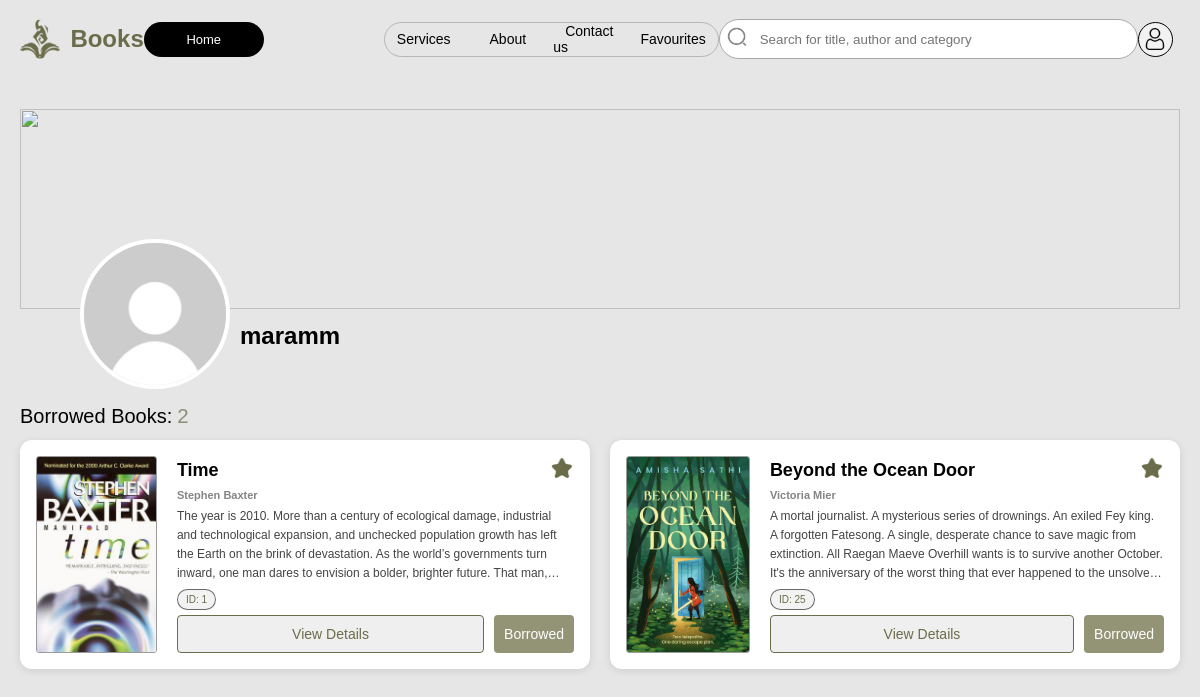
Screenshot of /books/profile/ (signed in) with the database file from the repository.
### book_admin/models.py (models this page shows, shortened)
class Book(models.Model):
    id = models.AutoField(primary_key=True)
    title = models.CharField(max_length=200)
    author = models.CharField(max_length=100)
    description = models.TextField()
    cover = models.ImageField(upload_to='books_covers/', blank=True, null=True)

### book_user/views.py (the view)
# urls.py: path('profile/', views.profile_view, name='profile'),
@login_required
def profile_view(request):
    query = request.GET.get('q', '')
    borrowed_books_qs = BorrowedBook.objects.filter(user=request.user).select_related('book')
    if query:
        borrowed_books_qs = borrowed_books_qs.filter(
            Q(book__title__icontains=query) | Q(book__author__icontains=query)
        )
    borrowed_books = [bb.book for bb in borrowed_books_qs]
    favourite_book_ids = FavouriteBook.objects.filter(user=request.user).values_list('book_id', flat=True)
    return render(request, 'profile.html', {
        'user': request.user,
        'borrowed_books': borrowed_books,
        'favourite_book_ids': list(favourite_book_ids),
        'query': query,
        'search_action_url': reverse('books:profile'),
    })

### templates/profile.html (shortened to what this page needs)
{% load static %}
<!DOCTYPE html>
<html lang="en">
  <head>
    <link rel="stylesheet" href="{% static 'Styles/profile.css' %}" />
    <link rel="stylesheet" href="{% static 'Styles/header.css' %}" />
  </head>
  <body>
    {% include 'header.html' %}
    <div class="user-details">
      <img src="{% static 'Imgs/cover photo.png' %}" class="cover-img" />
      <img src="{% static 'Imgs/pfp.jpeg'%}" class="user-img" />
      <h2 id="profile-username" class="username">{{ user.username }}</h2>
    </div>
    <div class="borrowed-heading">
      <p>Borrowed Books:</p>
      <label class="num" id="borrowed-count">{{ borrowed_books|length }}</label>
    </div>
    {% if borrowed_books %}
    <div class="books-container">
      {% for book in borrowed_books %}
      <div
        class="book"
        data-id="{{ book.id }}"
        data-title="{{ book.title|escapejs }}"
        data-author="{{ book.author|escapejs }}"
        data-description="{{ book.description|escapejs }}"
        data-cover="{{ book.cover.url }}"
      >
        <img src="{{ book.cover.url }}" class="book-cover" />
        <div class="book-side">
          <div class="title">
            <h2>{{ book.title }}</h2>
            <form
              method="post"
              action="{% if book.id in favourite_book_ids %}{% url 'books:remove_favorite' %}{% else %}{% url 'books:add_favorite' %}{% endif %}"
              class="fav-form"
            >
              <button
                type="submit"
                class="fav-button"
                style="background: none; border: none; cursor: pointer"
              >
                {% if book.id in favourite_book_ids %}
                <img
                  src="{% static 'Imgs/Style=bold.png' %}"
                  alt="Favorite"
                  style="width: 24px; height: 24px"
                />
                {% else %}
                <img
                  src="{% static 'Imgs/Style=linear.png' %}"
                  alt="Not Favorite"
                  style="width: 24px; height: 24px"
                />
                {% endif %}
              </button>
            </form>
          </div>
          <h4 class="author">{{ book.author }}</h4>
          <p
            class="description"
            style="
              font-size: 12px;
              line-height: 1.6;
              overflow: hidden;
              text-overflow: ellipsis;
              display: -webkit-box;
              -webkit-line-clamp: 4;
              -webkit-box-orient: vertical;
            "
          >
            {{ book.description }}
          </p>
          <div class="id"><p>ID: {{ book.id }}</p></div>
          <div class="btns">
            <button
              class="details"
              onclick="detailsBook(this)"
              style="
                border: 1.5px solid #6b6c4a;
                color: #6b6c4a;
                width: 100%;
                padding: 10px;
                border-radius: 4px;
                cursor: pointer;
                transition: 0.3s;
                font-size: 14px;
              "
            >
              View Details
            </button>
            <form method="post" action="{% url 'books:borrow_book' %}">
              <button
                type="submit"
                style="background-color: #939476; border: none; color: #fff"
                class="{% if book.id in borrowed_book_ids %}borrowed{% else %}borrow{% endif %}"
              >
                Borrowed
              </button>
            </form>
          </div>
        </div>
      </div>
      {% endfor %}
    </div>
    {% else %}
    <div style="padding: 0 20px">
      <p>You have no borrowed books.</p>
    </div>
    {% endif %}
  </body>
</html>

### static/Styles/profile.css (style rules this page uses)
* { margin: 0; padding: 0; box-sizing: border-box; font-family: Arial, Helvetica, sans-serif; }
body { background-color: #e6e6e6; }
.user-details { position: relative; width: 100%; height: 240px; margin-bottom: 55px; }
.cover-img { height: 200px; width: 100%; padding: 0 20px; display: block; object-fit: cover; }
.user-img { position: absolute; width: 150px; height: 150px; left: 80px; bottom: -40px; border-radius: 50%; object-fit: cover; border: 4px solid #fff; }
.username { padding-left: 240px; margin-top: 13px; font-weight: 700; font-size: 24px; }
.books-container { display: grid; grid-template-columns: repeat(auto-fill, minmax(460px, 1fr)); gap: 20px; padding: 0 20px 40px; }
.book { display: flex; gap: 20px; padding: 16px; background-color: #fff; border-radius: 12px; height: 229px; box-shadow: 0 2px 8px rgba(0, 0, 0, 0.1); }
.book-cover { width: 140px; height: 100%; object-fit: cover; border: 0.5px solid #00000064; border-radius: 3px; }
.book-side { display: flex; flex-direction: column; justify-content: space-between; width: 100%; }
.title { display: flex; justify-content: space-between; align-items: center; width: 100%; }
.book .title h2 { font-size: 18px; font-weight: 600; margin-right: 10px; }
.book .title button { width: 24px; height: 24px; border: none; cursor: pointer; background: transparent; }
.author { font-size: 11px; color: #848484; }
.description { font-size: 14px; line-height: 1.5; color: #444; max-width: 100%; }
.id { display: inline-block; font-size: 10px; padding: 4px 8px; border: 1px solid #00000090; border-radius: 14px; color: #6b6c4a; background-color: #f3f3f3; width: fit-content; }
.btns { display: flex; gap: 10px; width: 100%; flex-wrap: wrap; }
.details, .borrowed-btn .borrowed { width: 100%; padding: 10px; border-radius: 4px; cursor: pointer; transition: 0.3s; font-size: 14px; }
.details { border: 1.5px solid #6b6c4a; color: #6b6c4a; }
.borrow { background-color: #656647; border: none; color: #fff; }
.btns button { flex: 1; padding: 10px; border-radius: 4px; font-size: 14px; height: 100%; cursor: pointer; transition: 0.3s; }

### static/Styles/header.css (style rules this page uses)
* { margin: 0; padding: 0; box-sizing: border-box; font-family: Arial, Helvetica, sans-serif; }
.btns { display: flex; gap: 10px; }

### templates/profile.html (style rules this page uses)
.borrowed-heading { padding: 0 20px; display: flex; align-items: center; gap: 5px; margin-bottom: 12px; }
.borrowed-heading p { font-weight: 500; font-size: 20px; }
.borrowed-heading label { font-size: 20.5px; color: #6b6c4ab8; }

### rows the page displays
Book: cover (picture), title "Time", author "Stephen Baxter", description "The year is 2010. More than a century of ecological damage, industrial and technological expansion, and unchecked population growth has left the Earth on the brink of devastation. As the world’s governments turn inward, one man dares to envision a bolder, brighter future. That…", id "1"
Book: cover (picture), title "Beyond the Ocean Door", author "Victoria Mier", description "A mortal journalist. A mysterious series of drownings. An exiled Fey king. A forgotten Fatesong. A single, desperate chance to save magic from extinction. All Raegan Maeve Overhill wants is to survive another October. It's the anniversary of the worst thing that ever happened to the…", id "25"

### other values shown
{{ user.username }} "maramm"
{{ borrowed_books|length }} "2"
